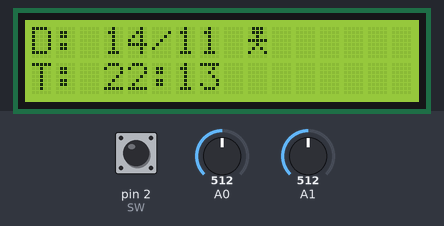
The sketch below on a simulated Arduino Uno, built with avr-gcc and run on an emulated ATmega328P. On the bench: 16×2 character LCD. The inputs (shaded band) are chosen by the test bench; at power-on: A1 = 512, A0 = 512, pin 2 (SW) HIGH. The local clock reads 2024-03-15 10:24:30 at power-on unless the sketch sets it.

Above: at 1.2 s.
1.3 s: A1 set to 870
5.5 s: A1 set to 894
At 6.8 s:
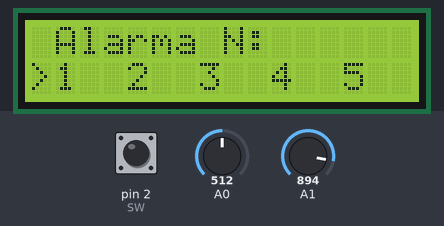
7.7 s: A0 set to 900
At 7.88 s:
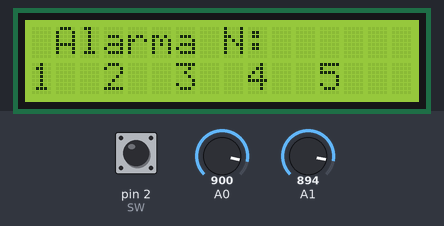
11.9 s: A0 set to 716
At 12.6 s:
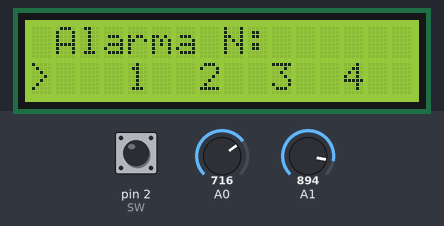
13.4 s: A1 set to 163
14.9 s: A1 set to 139
At 15.7 s:
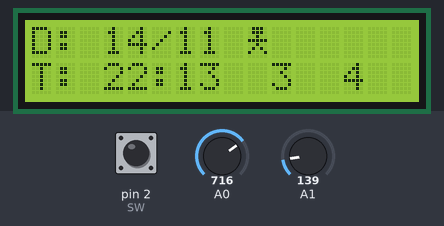
Timing chart, 0 to 17.4 s (numbered marks = the images above; inputs shaded):
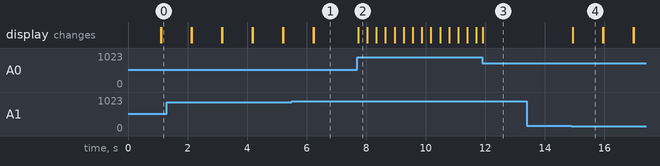

The sketch:

alarma_Alvarez.ino
```cpp
#include <Wire.h>
#include <LiquidCrystal_I2C.h>
#include <RTClib.h>

RTC_DS1307 RTC;
LiquidCrystal_I2C lcd(0x27,16,2); // utilizo el 0x27 porq es mi direccion de memoria

int menu = 0;
int sonador=0;
int i=0;

byte cuerpo[8] = { B01110,
B01110,
B00100,
B11111,
B00100,
B01010,
B10001,
B00000,
};          //personita

typedef struct{
  int hora=0;
  int minuto=0;
}Alarma;

Alarma alarma[5];     //lista de alarmas

uint8_t button_estate = HIGH;
int   VRx = 0;
int   VRy = 0;
const int SW=2;
int   btnReadmenu, btn_push, mapX, mapXnegado, mapY,mapYnegado, btnRead, btnRead2, numero_menu = 1, numero2_menu = 1, sonador_menu = 0, sonador_menu2 = 0;
int line[2]={0,1}, line_bk[2], line_bk2[2], index, index2;
int caract[20]={0,1,2,3,4,5,6,7,8,9,10,11,12,13,14,15,16,17,18,19}, caract_bk[20], caract_bk2[20];

//variables del joystick

void setup(){

  lcd.init();// Inicializacion el LCD
  lcd.backlight(); // Enciende la luz del fondo.

  lcd.createChar(6,cuerpo);

  Wire.begin(); // Inicia el puerto I2C
  RTC.begin(); // Inicia la comunicacion con el RTC
  RTC.adjust(DateTime(__DATE__, __TIME__));  // Establece la fecha y hora (Comentar una vez establecida la hora)

  pinMode(SW, INPUT_PULLUP);
}

void loop() {
  if(menu == 0){
    menu_principal(menu);
    leeJoystickmenu();
    selec_menu_principal();

    DateTime now = RTC.now(); // Obtiene la fecha y hora del RTC

    if (alarma[0].minuto == now.minute() && alarma[0].hora == now.hour()){
      lcd.setCursor(0,0);
      lcd.print("Alarma sonando!");
      digitalWrite(7,1);
      delay(20000);
      digitalWrite(7,0);
      delay(60000);
    }
    else  if (alarma[1].minuto == now.minute() && alarma[1].hora == now.hour()){
      lcd.setCursor(0,0);
      lcd.print("Alarma sonando!");
      digitalWrite(7,1);
      delay(20000);
      digitalWrite(7,0);
      delay(60000);
    }
    else  if (alarma[2].minuto == now.minute() && alarma[2].minuto == now.hour()){
      lcd.setCursor(0,0);
      lcd.print("Alarma sonando!");
      digitalWrite(7,1);
      delay(20000);
      digitalWrite(7,0);
      delay(60000);
    }
    else  if (alarma[3].minuto == now.minute() && alarma[3].minuto == now.hour()){
      lcd.setCursor(0,0);
      lcd.print("Alarma sonando!");
      digitalWrite(7,1);
      delay(20000);
      digitalWrite(7,0);
      delay(60000);
    }
    else if (alarma[4].minuto == now.minute() && alarma[4].minuto == now.hour()){
      lcd.setCursor(0,0);
      lcd.print("Alarma sonando!");
      digitalWrite(7,1);
      delay(20000);
      digitalWrite(7,0);
      delay(60000);
    }
  }
  else if(menu == 1){
    menu_list_alarma(menu);
    leeJoystick();
    selec_menu();
    if(!sonador_menu){
      printMenu();
    }
    if(sonador_menu2){
      printSubMenu();
    }
  }
  else if(menu == 2){
    sonador = 5;
    if(numero2_menu == 1){
      sonador = 0;
    }
    else if(numero2_menu == 18){
      sonador = 1;
    }
    else if(numero2_menu == 15){
      sonador = 2;
    }
    else if(numero2_menu == 12){
      sonador = 3;
    }
    else if(numero2_menu == 9){
      sonador = 4;
    }
    menu_set_alarma(sonador);
    leeJoystick2();
    selec_menu2();
  }
}

void menu_principal(int* menu){

  DateTime now = RTC.now(); // Obtiene la fecha y hora del RTC

  lcd.setCursor(0,0);
  lcd.print("D: ");
  lcd.print(now.day(), DEC);
  lcd.print("/");
  lcd.print(now.month(), DEC);
  lcd.print(" ");
  lcd.write (byte (6)); //dia actual

  lcd.setCursor(0,9);
  lcd.print("T: ");
  if(now.hour() < 10){
    lcd.print("0");
  }
  lcd.print(now.hour(), DEC);
  lcd.print(":");
  if(now.minute() < 10){
    lcd.print("0");
  }
  lcd.print(now.minute(), DEC); //tiempo actual

  delay(1000); // La informacion se actualiza cada 1 segundo
  lcd.clear();
}

void menu_list_alarma(int* menu){
  printMenu();
}

void menu_set_alarma(int sonador){
  if(sonador < 5){
    lcd.setCursor(0,0);
    lcd.print("Alarma N ");
    lcd.print(sonador + 1);

    lcd.setCursor(0,1);
    lcd.print(">");
    if(alarma[sonador].hora < 10){
      lcd.print("0");
    }
    lcd.print(alarma[sonador].hora);
    lcd.print(":");
    if(alarma[sonador].minuto < 10){
      lcd.print("0");
    }
    lcd.print(alarma[sonador].minuto);
    lcd.print("               ");
  }
  else if(sonador == 5){
    lcd.setCursor(0,0);
    lcd.print("no se eligio");
    lcd.setCursor(0,1);
    lcd.print("alarma             ");
  }
}

uint8_t flancoSubida(){
  uint8_t valor_nuevo = digitalRead(SW);
  uint8_t result = button_estate != valor_nuevo && valor_nuevo == 1;
  button_estate = valor_nuevo;
  return result;
}

int leeJoystickmenu(){
  VRx = analogRead(A0);
  VRy = analogRead(A1);
  mapX = map(VRx, 1023, 0, 0, 7);
  mapXnegado = map(VRx, 0, 1023, 0, 7); // izquierda-derecha [1-2]
  mapY = map(VRy, 0, 1023, 0, 7);
  mapYnegado = map(VRy, 1023, 0, 0, 7); // arriba - abajo    [3-4]
  btn_push = flancoSubida();      // push-Enter        [ 5 ]
                                  // Sin mover Joystick[ 0 ]
  if(mapX == 0){btnReadmenu = 1;}
  else if(mapXnegado == 0) {btnReadmenu = 2;}
       else if(mapYnegado == 0) {btnReadmenu = 3;}
            else if(mapY == 0) {btnReadmenu = 4;}
                 else if(btn_push == 1) {btnReadmenu = 5;}
                      else btnReadmenu = 0;
  return btnReadmenu;
}

void selec_menu_principal(){
  switch(btnReadmenu){
  case 4:// HACIA ARRIBA
  break;
  case 3:// HACIA ABAJO
        menu = 1;
        lcd.clear();
  break;
  case 2:// HACIA LA DERECHA
  break;
  case 1://HACIA LA IZQUIERDA
  break;
  case 5:
  break;
  case 0:

  break;
  }
}

int leeJoystick(){
  VRx = analogRead(A0);
  VRy = analogRead(A1);
  mapX = map(VRx, 1023, 0, 0, 7);
  mapXnegado = map(VRx, 0, 1023, 0, 7); // izquierda-derecha [1-2]
  mapY = map(VRy, 0, 1023, 0, 7);
  mapYnegado = map(VRy, 1023, 0, 0, 7); // arriba - abajo    [3-4]
  btn_push = flancoSubida();      // push-Enter        [ 5 ]
                                  // Sin mover Joystick[ 0 ]
  if(mapX == 0){btnRead = 1;}
  else if(mapXnegado == 0) {btnRead = 2;}
       else if(mapYnegado == 0) {btnRead = 3;}
            else if(mapY == 0) {btnRead = 4;}
                 else if(btn_push == 1) {btnRead = 5;}
                      else btnRead = 0;
  return btnRead;
}
//Desliza menu con Joystick en LCD
void selec_menu(){
  switch(btnRead){
  case 4:// HACIA ARRIBA
        menu = 0;
        lcd.clear();
  break;
  case 3:// HACIA ABAJO
  break;
  case 2:// HACIA LA DERECHA
        menu_derecha();
        numero2_menu+=1;
        if(numero2_menu > 20){
          numero2_menu =1;
        }

        lcd.clear();
  break;
  case 1://HACIA LA IZQUIERDA
        menu_izquierda();
        numero2_menu-=1;
        if(numero2_menu < 1){
          numero2_menu =20;
        }

        lcd.clear();
  break;
  case 5:
        menu = 2;
        lcd.clear();
  break;
  case 0:

  break;
  }
}
void menu_derecha(){
    for(int j=0; j < 20; j++){
      index2 = j+1;
      caract_bk2[j]=caract[j];
      if (index2 > 19){
        caract[j]=caract_bk2[j-19];
      }
      else{
        caract[j]=caract[j+1];
      }
  }
}
void menu_izquierda(){
    for(int i=19; i>-1; i--) {
     index = i-1;
     caract_bk[i] = caract[i];
     if(index < 0){
      caract[i] = caract_bk[i+19];
    }
     else{
      caract[i] = caract[i-1];
    }
    sonador=i;
  }
}

void printMenu(){

  lcd.setCursor(0,1);
  lcd.print(">");
    lcd.setCursor(1,0);
    lcd.print("Alarma N:");
    lcd.setCursor(caract[1],1);
    lcd.print("1");
    lcd.setCursor(caract[4],1);
    lcd.print("2");
    lcd.setCursor(caract[7],1);
    lcd.print("3");
    lcd.setCursor(caract[10],1);
    lcd.print("4");
    lcd.setCursor(caract[13],1);
    lcd.print("5");
  }

void printSubMenu(){

}

int leeJoystick2(){
  VRx = analogRead(A0);
  VRy = analogRead(A1);
  mapX = map(VRx, 0, 1023, 0, 7);
  mapXnegado = map(VRx, 1023, 0, 0, 7); // izquierda-derecha [1-2]
  mapY = map(VRy, 0, 1023, 0, 7);
  mapYnegado = map(VRy, 1023, 0, 0, 7); // arriba - abajo    [3-4]
  btn_push = flancoSubida();      // push-Enter        [ 5 ]
                                  // Sin mover Joystick[ 0 ]
  if(mapX == 0){btnRead2 = 1;}
  else if(mapXnegado == 0) {btnRead2 = 2;}
       else if(mapYnegado == 0) {btnRead2 = 3;}
            else if(mapY == 0) {btnRead2 = 4;}
                 else if(btn_push == 1) {btnRead2 = 5;}
                      else btnRead2 = 0;
  return btnRead2;
}
void selec_menu2(){
  switch(btnRead2){
  case 4:// HACIA ARRIBA
        if(alarma[sonador].hora >= 0 && alarma[sonador].hora <= 23){
          delay(400);
          alarma[sonador].hora+=1;
        }

        lcd.clear();
  break;
  case 3:// HACIA ABAJO
        if(alarma[sonador].hora >= 1 && alarma[sonador].hora <= 24){
          delay(400);
          alarma[sonador].hora-=1;
        }

        lcd.clear();
  break;
  case 2:// HACIA LA DERECHA
        if(alarma[sonador].minuto >= 0 && alarma[sonador].minuto <= 59){
          delay(100);
          alarma[sonador].minuto+=1;
        }

        lcd.clear();
  break;
  case 1://HACIA LA IZQUIERDA
        if(alarma[sonador].minuto >= 1 && alarma[sonador].minuto <= 60){
          delay(100);
          alarma[sonador].minuto-=1;
        }

        lcd.clear();
  break;
  case 5:
        menu = 0;
        lcd.clear();
  break;
  case 0:

  break;
  }
}
```

Measured:
- the behaviour switches between 876 and 877 on A1 (found by bisection; images 0 and 1)
- the behaviour switches between 147 and 146 on A1 (found by bisection; images 3 and 4)
- after the input at 5.5 s, the display: first differs from a run without the input after 0.75 s (image 1)
- after the input at 7.7 s, the display: changes at once (image 2)
- after the input at 13.4 s, every drawn part: stays the same
- after the input at 14.9 s, the display: changes after 0.05 s (image 4)
- what the display in image 4 shows lasts 1.1 s, from 14.9 s to 16.0 s
